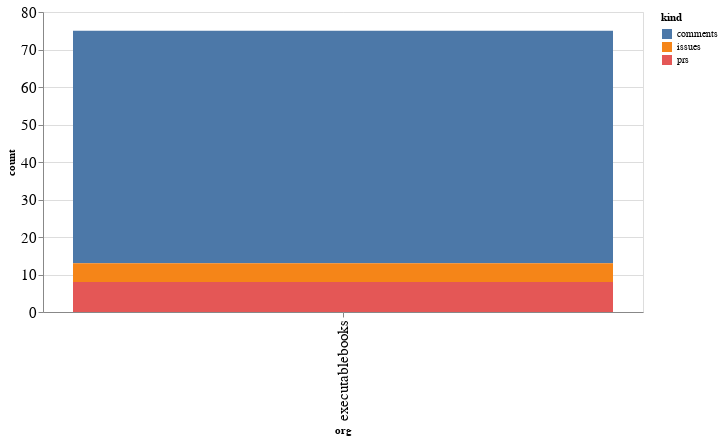

Here is the notebook cell this chart was saved with:
### Code cell
alt.Chart(org_summaries, width=600).mark_bar().encode(
    x='org',
    y='count',
    color='kind',
    tooltip="org"
)

### Figure 1 — Vega-Lite specification as saved in the notebook (floating-point values rounded to 4 significant figures)
{"config": {"axisLeft": {"labelFontSize": 15}, "axisBottom": {"labelFontSize": 15}}, "data": {"name": "data-ac3480b7eb1482ce76bcd7fe9f7f2264"}, "mark": "bar", "encoding": {"color": {"type": "nominal", "field": "kind"}, "tooltip": {"type": "nominal", "field": "org"}, "x": {"type": "nominal", "field": "org"}, "y": {"type": "quantitative", "field": "count"}}, "width": 600, "$schema": "https://vega.github.io/schema/vega-lite/v4.8.1.json", "datasets": {"data-ac3480b7eb1482ce76bcd7fe9f7f2264": [{"org": "executablebooks", "kind": "comments", "count": 62}, {"org": "executablebooks", "kind": "issues", "count": 5}, {"org": "executablebooks", "kind": "prs", "count": 8}]}}
